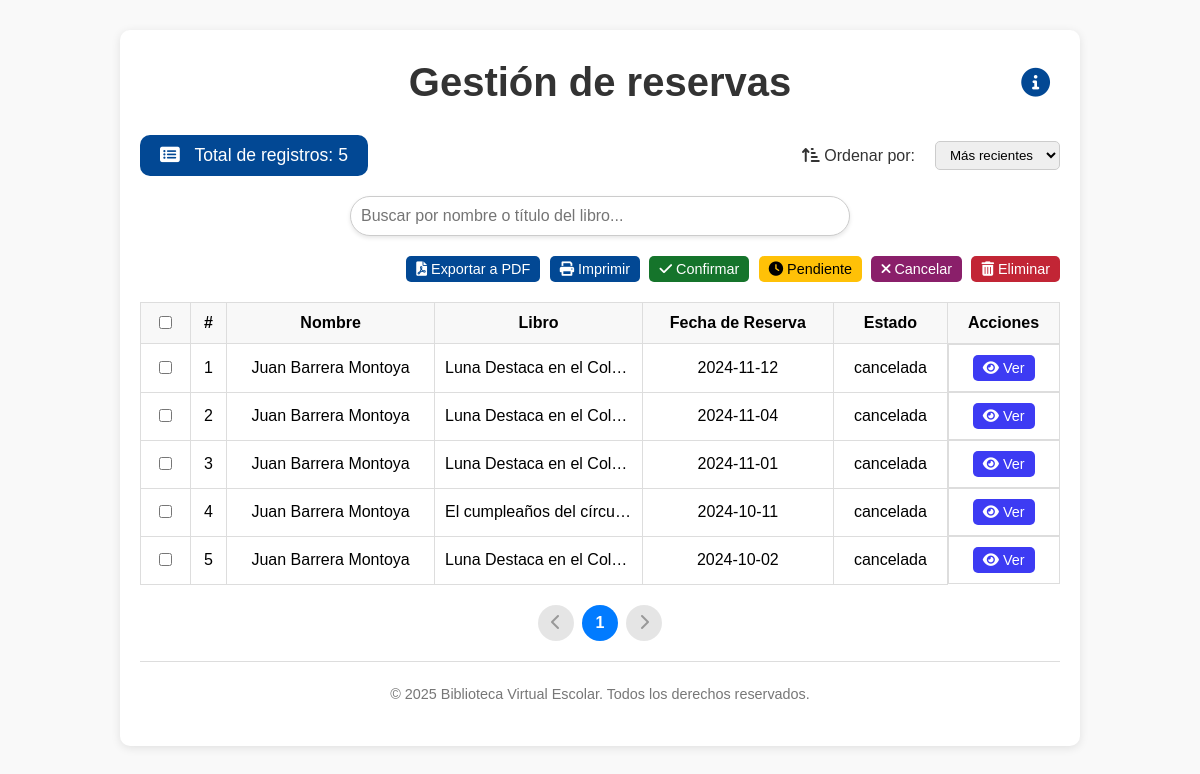
Screenshot of /gestion_reservas.php with the database file from the repository.
### tables this page shows
CREATE TABLE `reservas` (
  `id` int(11) NOT NULL,
  `nombre` varchar(255) DEFAULT NULL,
  `idLibro` int(11) DEFAULT NULL,
  `fechaReserva` date DEFAULT NULL,
  `estado` enum('pendiente','confirmada','cancelada') DEFAULT NULL,
  `idUsuario` int(11) DEFAULT NULL
);

CREATE TABLE `libros` (
  `id` int(11) NOT NULL,
  `titulo` varchar(100) DEFAULT NULL,
  `autor` varchar(100) DEFAULT NULL,
  `categoria` varchar(100) DEFAULT NULL,
  `grado` enum('Primero','Segundo','Tercero','Cuarto','Quinto','Sexto') DEFAULT NULL,
  `añoPublicacion` date DEFAULT NULL,
  `descripcion` varchar(250) DEFAULT NULL,
  `disponibilidad` enum('disponible','no disponible','en prestamo','en reparacion') DEFAULT NULL,
  `urlDescarga` varchar(255) DEFAULT NULL,
  `imagen_libro` blob DEFAULT NULL
);

### gestion_reservas.php (the view, shortened to what this page needs)
<?php
include 'config.php';
$registrosPorPagina = 10;
$queryTotal = "SELECT COUNT(*) as total FROM reservas";
$resultTotal = $conn->query($queryTotal);
$totalReservas = $resultTotal->fetch_assoc()['total'];
$totalPaginas = ceil($totalReservas / $registrosPorPagina);
$paginaActual = isset($_GET['pagina']) ? (int)$_GET['pagina'] : 1;
$paginaActual = max(1, min($totalPaginas, $paginaActual));
$offset = ($paginaActual - 1) * $registrosPorPagina;
$orden = isset($_GET['orden']) ? $_GET['orden'] : 'recientes';
$orderByClause = ($orden === 'recientes')
    ? 'ORDER BY r.fechaReserva DESC'
    : 'ORDER BY r.fechaReserva ASC';
$query = "SELECT r.id, r.nombre, r.fechaReserva, r.estado, l.titulo AS tituloLibro
          FROM reservas r
          JOIN libros l ON r.idLibro = l.id
          $orderByClause
          LIMIT $registrosPorPagina OFFSET $offset";
$result = $conn->query($query);
?>
<!DOCTYPE html>
<html lang="es">
<head>
    <link rel="stylesheet" href="css/gestion_reservas.css">
    <link rel="stylesheet" href="https://cdn.jsdelivr.net/npm/sweetalert2@11/dist/sweetalert2.min.css">
    <link rel="stylesheet" href="https://cdnjs.cloudflare.com/ajax/libs/font-awesome/6.0.0-beta3/css/all.min.css">
</head>
<body>
    <div class="container">
        <header class="header-info">
            <h2>Gestión de reservas</h2>
            <i class="fas fa-info-circle info-icon" id="infoIcon" title="Ver instrucciones"></i>
        </header>
        <main>
            <div class="top-bar">
                <div class="total-registros">
                    <span><i class="fas fa-list-alt"></i> Total de registros: <?= $totalReservas ?></span>
                </div>
                <div class="filtros">
                    <label for="orden"><i class="fa-solid fa-arrow-up-short-wide"></i> Ordenar por:</label>
                    <select id="orden">
                        <option value="recientes" <?= $orden === 'recientes' ? 'selected' : '' ?>>Más recientes</option>
                    </select>
                </div>
            </div>
            <input type="text" id="searchBar" placeholder="Buscar por nombre o título del libro...">
            <div class="acciones-masivas">
                <button id="exportPDFButton" class="btn export-btn grow"><i class="fas fa-file-pdf"></i> Exportar a PDF</button>
                <button id="printButton" class="btn print-btn grow"><i class="fas fa-print"></i> Imprimir</button>
                <button id="confirmarMasivo" class="btn-masiva estado-confirmada grow"><i class="fas fa-check"></i> Confirmar</button>
                <button id="pendienteMasivo" class="btn-masiva estado-pendiente grow"><i class="fas fa-clock"></i> Pendiente</button>
                <button id="cancelarMasivo" class="btn-masiva estado-cancelada grow"><i class="fas fa-times"></i> Cancelar</button>
                <button id="eliminarMasivo" class="btn-masiva eliminar-masivo grow"><i class="fas fa-trash-alt"></i> Eliminar</button>
            </div>
            <table class="reservas-table">
                <thead>
                    <tr>
                        <th><input type="checkbox" id="selectAll"></th>
                        <th>#</th>
                        <th>Nombre</th>
                        <th>Libro</th>
                        <th>Fecha de Reserva</th>
                        <th>Estado</th>
                        <th>Acciones</th>
                    </tr>
                </thead>
                <tbody id="reservasBody">
                <?php
                if ($result->num_rows > 0) {
                    $numeroRegistro = $offset + 1;
                    while ($fila = $result->fetch_assoc()) {
                        echo '<tr data-id="' . $fila["id"] . '">';
                        echo '<td><input type="checkbox" class="select-row" value="' . $fila["id"] . '"></td>';
                        echo '<td>' . $numeroRegistro++ . '</td>';
                        echo '<td class="truncate-text">' . $fila["nombre"] . '</td>';
                        echo '<td class="truncate-text">' . $fila["tituloLibro"] . '</td>';
                        echo '<td>' . substr($fila["fechaReserva"], 0, 10) . '</td>';
                        echo '<td>' . $fila["estado"] . '</td>';
                        echo '<td class="acciones-columna">';
                        echo '<button class="btn ver grow" data-id="' . $fila["id"] . '" data-nombre="' . htmlspecialchars($fila["nombre"]) . '" data-titulo="' . htmlspecialchars($fila["tituloLibro"]) . '" data-fecha="' . $fila["fechaReserva"] . '" data-estado="' . $fila["estado"] . '"><i class="fas fa-eye"></i> Ver</button>';
                        echo '</td>';
                        echo '</tr>';
                    }
                } else {
                    echo '<tr class="no-registros"><td colspan="7">No se encontraron reservas.</td></tr>';
                }
                ?>
                </tbody>
            </table>
            <div class="pagination">
            <?php
            if ($totalPaginas >= 1):
                echo '<ul class="pagination-list">';
                if ($paginaActual > 1) {
                    $prevPage = $paginaActual - 1;
                    echo '<li><a class="page-link" data-page="' . $prevPage . '" data-orden="' . $orden . '"><i class="fas fa-chevron-left"></i></a></li>';
                } else {
                    echo '<li><a class="page-link disabled"><i class="fas fa-chevron-left"></i></a></li>';
                }
                if ($totalPaginas <= 5) {
                    for ($i = 1; $i <= $totalPaginas; $i++) {
                        $activeClass = ($i == $paginaActual) ? 'active' : '';
                        echo '<li><a class="page-link ' . $activeClass . '" data-page="' . $i . '" data-orden="' . $orden . '">' . $i . '</a></li>';
                    }
                }
                if ($paginaActual < $totalPaginas) {
                    $nextPage = $paginaActual + 1;
                    echo '<li><a class="page-link" data-page="' . $nextPage . '" data-orden="' . $orden . '"><i class="fas fa-chevron-right"></i></a></li>';
                } else {
                    echo '<li><a class="page-link disabled"><i class="fas fa-chevron-right"></i></a></li>';
                }
                echo '</ul>';
            endif;
            ?>
            </div>
        </main>
        <footer>
            <p>&copy; 2025 Biblioteca Virtual Escolar. Todos los derechos reservados.</p>
        </footer>
    </div>
</body>
</html>

### css/gestion_reservas.css (style rules this page uses)
body { font-family: Arial, sans-serif; background-color: #f9f9f9; margin: 0; padding: 0; }
.container { width: 80%; margin: 0 auto; padding: 20px; background-color: #fff; box-shadow: 0 2px 10px rgba(0, 0, 0, 0.1); border-radius: 10px; margin-top: 30px; box-sizing: border-box; overflow: hidden; }
.header-info { position: relative; text-align: center; padding: 10px 0; }
.header-info h2 { margin: 0; }
.info-icon { position: absolute; right: 10px; top: 50%; transform: translateY(-50%); font-size: 1.8rem; color: #024894; cursor: pointer; transition: transform 0.3s ease-in-out; }
header { text-align: center; margin-bottom: 20px; }
header h2 { font-size: 2.5rem; margin: 0; color: #333; }
.top-bar { display: flex; justify-content: space-between; align-items: center; margin-bottom: 20px; flex-wrap: wrap; }
.total-registros { background-color: #024894; color: white; padding: 10px 20px; border-radius: 10px; font-size: 1.1rem; display: flex; align-items: center; box-sizing: border-box; width: auto; max-width: 100%; }
.total-registros i { margin-right: 10px; }
.filtros { display: flex; align-items: center; flex-wrap: wrap; gap: 10px; }
.filtros label { margin-right: 10px; font-size: 1rem; color: #333; }
.filtros select { padding: 5px 10px; border-radius: 5px; border: 1px solid #ccc; }
#searchBar { display: block; width: 100%; max-width: 500px; padding: 10px; margin: 0 auto 20px auto; border: 1px solid #ccc; border-radius: 20px; box-shadow: 0 2px 4px rgba(0, 0, 0, 0.1); font-size: 1rem; box-sizing: border-box; }
.acciones-masivas { text-align: right; margin-bottom: 10px; }
.acciones-masivas .btn-masiva, .export-btn, .print-btn { padding: 5px 10px; border: none; border-radius: 5px; cursor: pointer; margin-left: 5px; font-size: 0.9rem; transition: background-color 0.3s ease, transform 0.3s ease; }
.btn-masiva.estado-confirmada { background-color: #15742b; color: #fff; }
.btn-masiva.estado-pendiente { background-color: #ffc107; color: #000000; }
.btn-masiva.estado-cancelada { background-color: #8a1f6a; color: #fff; }
.btn-masiva.eliminar-masivo { background-color: #c22535; color: #fff; }
.export-btn { background-color: #024894; color: #fff; }
.print-btn { background-color: #024894; color: #fff; }
.reservas-table { width: 100%; border-collapse: collapse; margin: 20px 0; }
.reservas-table th, .reservas-table td { border: 1px solid #ddd; padding: 10px; text-align: left; }
.reservas-table th { background-color: #f8f8f8; font-weight: bold; text-align: center; }
.reservas-table td { background-color: #fff; text-align: center; }
.truncate-text { max-width: 150px; white-space: nowrap; overflow: hidden; text-overflow: ellipsis; }
.reservas-table .btn { padding: 5px 10px; border: none; border-radius: 5px; cursor: pointer; margin: 0px; font-size: 0.9rem; transition: background-color 0.3s ease, transform 0.3s ease; }
.estado-pendiente { background-color: #ffc107; color: #000000; }
.estado-confirmada { background-color: #15742b; color: #fff; }
.estado-cancelada { background-color: #912e73; color: #fff; }
.reservas-table .btn.ver { background-color: #3D3BF3; color: #fff; }
.acciones-columna { display: flex; flex-direction: column; align-items: center; gap: 5px; }
.pagination { display: flex; justify-content: center; margin-top: 20px; }
.pagination-list { display: flex; gap: 8px; list-style: none; margin: 0; padding: 0; }
.pagination-list li { list-style: none; }
.pagination-list li a { display: inline-block; min-width: 36px; height: 36px; line-height: 36px; text-align: center; border-radius: 50%; background-color: #ccc; color: #333; text-decoration: none; font-weight: bold; transition: background-color 0.3s, color 0.3s; }
.pagination-list li a.active { background-color: #017bff; color: #fff; }
.pagination-list li a.disabled { opacity: 0.5; cursor: not-allowed; }
footer { text-align: center; padding: 10px 0; margin-top: 20px; border-top: 1px solid #ddd; color: #777; font-size: 0.9rem; }
.grow { display: inline-block; transition: transform 0.3s ease-in-out; }

### rows the page displays
reservas: nombre "Juan Barrera Montoya", idLibro.titulo "Luna Destaca en el Col…", fechaReserva "2024-11-12", estado "cancelada"
reservas: nombre "Juan Barrera Montoya", idLibro.titulo "Luna Destaca en el Col…", fechaReserva "2024-11-04", estado "cancelada"
reservas: nombre "Juan Barrera Montoya", idLibro.titulo "Luna Destaca en el Col…", fechaReserva "2024-11-01", estado "cancelada"
reservas: nombre "Juan Barrera Montoya", idLibro.titulo "El cumpleaños del círcu…", fechaReserva "2024-10-11", estado "cancelada"
reservas: nombre "Juan Barrera Montoya", idLibro.titulo "Luna Destaca en el Col…", fechaReserva "2024-10-02", estado "cancelada"

### other values shown
$totalReservas "5"
